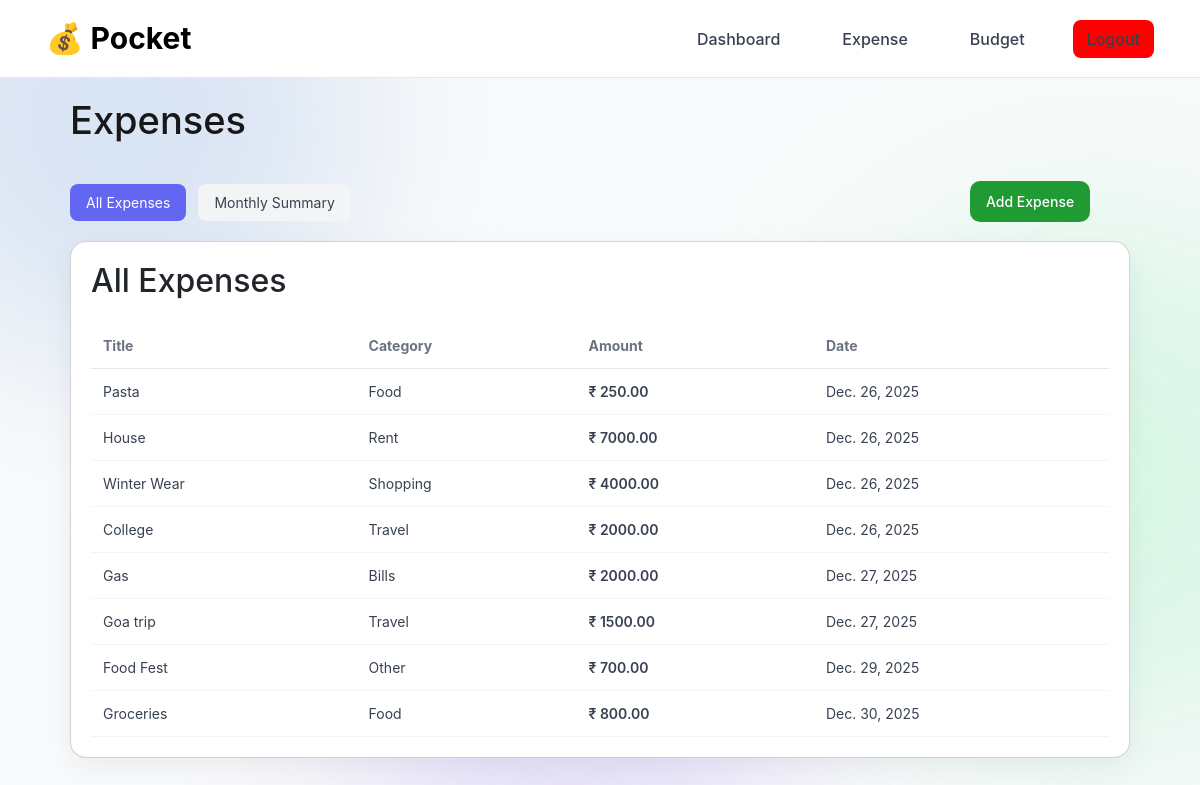
Page /expense/ (signed in) on the committed database.
### expenses/models.py (models this page shows, shortened)
class Expense(models.Model):
    user = models.ForeignKey(User, on_delete=models.CASCADE)
    title = models.CharField(max_length=100)
    category = models.ForeignKey(Category, on_delete=models.CASCADE)
    amount = models.DecimalField(max_digits=10, decimal_places=2)
    date = models.DateField(auto_now_add=True)
    created_at = models.DateTimeField(auto_now_add=True)

class Category(models.Model):
    name = models.CharField(max_length=50, unique=True)

### expenses/views.py (the view, shortened to what this page needs)
# urls.py: path('expense/', views.expense_list, name='expense_list'),
@login_required
def expense_list(request):
    view_type = request.GET.get('view', 'all')
    expenses = Expense.objects.filter(user=request.user)
    monthly_expenses = None
    return render(request, 'expenses/expense_list.html', {
        'expenses': expenses,
        'monthly_expenses': monthly_expenses,
        'view_type': view_type
    })

### expenses/templates/expenses/expense_list.html (shortened to what this page needs)
{% extends "base.html" %}
{% block content %}
{% load static %}
<link rel="stylesheet" href="{% static 'expenses/css/expense_list.css' %}">
<div class="expense-page">
    <div class="page-header">
        <h1>Expenses</h1>
    </div>
    <div class="page-header">
    <a href="{% url 'add_expense' %}" class="btn-primary">Add Expense</a>
    </div>
    <div class="view-toggle">
        <a href="?view=all"
           class="toggle-btn {% if view_type == 'all' %}active{% endif %}">
            All Expenses
        </a>
        <a href="?view=monthly"
           class="toggle-btn {% if view_type == 'monthly' %}active{% endif %}">
            Monthly Summary
        </a>
    </div>
    {% if view_type == 'all' %}
    <div class="card">
        <h2>All Expenses</h2>
        {% if expenses %}
        <table class="expense-table">
            <thead>
                <tr>
                    <th>Title</th>
                    <th>Category</th>
                    <th>Amount</th>
                    <th>Date</th>
                </tr>
            </thead>
            <tbody>
                {% for e in expenses %}
                <tr>
                    <td>{{ e.title }}</td>
                    <td>{{ e.category.name }}</td>
                    <td class="amount">₹ {{ e.amount }}</td>
                    <td>{{ e.date }}</td>
                </tr>
                {% endfor %}
            </tbody>
        </table>
        {% else %}
            <p class="empty-text">No expenses recorded yet.</p>
        {% endif %}
    </div>
    {% endif %}
</div>
{% endblock %}

### expenses/static/expenses/css/expense_list.css (style rules this page uses)
.expense-page { max-width: 1100px; margin: auto; padding: 20px; }
.page-header { display: flex; justify-content: space-between; align-items: center; margin-bottom: 25px; }
.page-header h1 { margin: 0; font-size: 28px; color: #181818; font-size: 38px; }
.btn-primary { background: #209a33; color: #ffffff; padding: 10px 16px; border-radius: 10px; text-decoration: none; font-size: 14px; font-weight: 500; transition: background 0.2s ease; margin-left: 900px; margin-bottom: -65px; }
.view-toggle { display: flex; gap: 12px; margin-bottom: 20px; }
.toggle-btn { padding: 8px 16px; border-radius: 8px; text-decoration: none; background: #f3f4f6; color: #374151; font-size: 14px; margin-top: -10px; }
.toggle-btn.active { background: #6366f1; color: white; }
.card { background: #ffffff; border-radius: 16px; padding: 20px; box-shadow: 0 10px 30px rgba(0, 0, 0, 0.06); }
.expense-table { width: 100%; border-collapse: collapse; margin-top: 15px; }
.expense-table th { text-align: left; padding: 12px; font-size: 14px; color: #6b7280; border-bottom: 1px solid #e5e7eb; }
.expense-table td { padding: 12px; font-size: 14px; color: #374151; border-bottom: 1px solid #f1f5f9; }
.amount { font-weight: 600; color: #ef4444; }

### templates/base.html (style rules this page uses)
body { background: #f9fafb; position: relative; overflow-x: hidden; font-family: "Inter", system-ui, sans-serif; }

### rows in the picture
Expense: title "Pasta", category.name "Food", amount "250.00", date "Dec. 26, 2025"
Expense: title "House", category.name "Rent", amount "7000.00", date "Dec. 26, 2025"
Expense: title "Winter Wear", category.name "Shopping", amount "4000.00", date "Dec. 26, 2025"
Expense: title "College", category.name "Travel", amount "2000.00", date "Dec. 26, 2025"
Expense: title "Gas", category.name "Bills", amount "2000.00", date "Dec. 27, 2025"
Expense: title "Goa trip", category.name "Travel", amount "1500.00", date "Dec. 27, 2025"
Expense: title "Food Fest", category.name "Other", amount "700.00", date "Dec. 29, 2025"
Expense: title "Groceries", category.name "Food", amount "800.00", date "Dec. 30, 2025"
